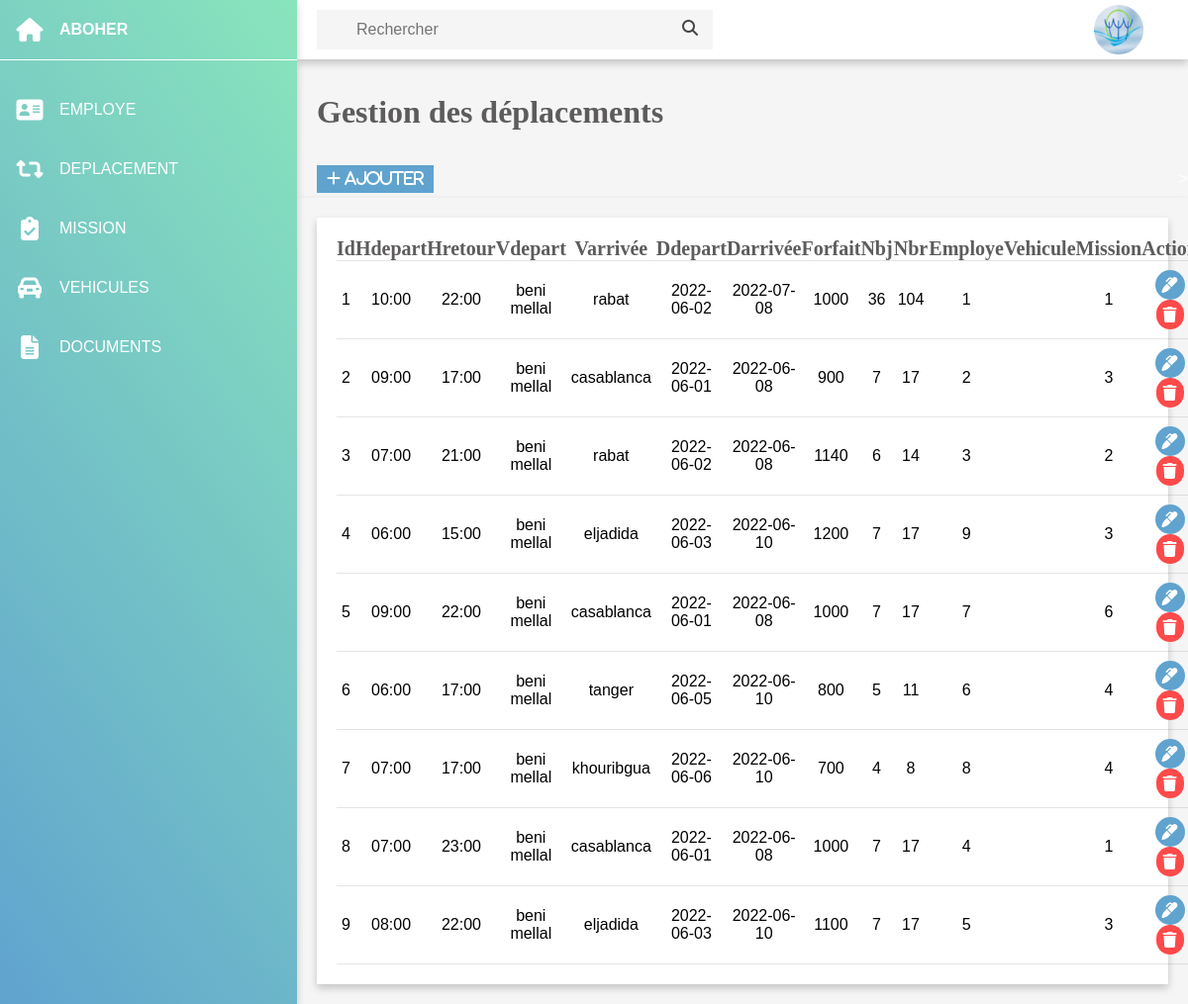
Screenshot of /Application-Gestion-Deplacements/deplacement.php with the database file from the repository.
### tables this page shows
CREATE TABLE IF NOT EXISTS `deplacement` (
  `id_deplacement` int(10) NOT NULL AUTO_INCREMENT,
  `heure_depart` varchar(6) NOT NULL,
  `heure_retour` varchar(6) NOT NULL,
  `ville_depart` varchar(30) NOT NULL,
  `ville_arrivee` varchar(30) NOT NULL,
  `date_depart` date NOT NULL,
  `date_arrivee` date NOT NULL,
  `forfait` int(10) NOT NULL,
  `nb_jours` int(10) DEFAULT NULL,
  `nb_repas` int(10) DEFAULT NULL,
  `id_employe` int(50) NOT NULL,
  `id_mission` int(10) NOT NULL,
  PRIMARY KEY (`id_deplacement`),
  KEY `id_mission` (`id_mission`),
  KEY `id_employe` (`id_employe`)
);

### Application-Gestion-Deplacements/deplacement.php (the view, shortened to what this page needs)
<?php
  require_once ('connect.php');
  $ReadSql = "SELECT * FROM `deplacement` ";
  $res = mysqli_query($con, $ReadSql);
 ?>
<!DOCTYPE html>
<html lang="en">
    <link rel="stylesheet" href="style.css">
</head>
<body>
    <div class="container">
        <div class="sidebar">
            <ul>
                <li>
                    <a href="">
                        <i class="fas fa-home"> </i>
                        <div class="title">ABOHER</div>
                    </a>
                </li>
                <li>
                    <a href="employe.php">
                        <i class="fas fa-address-card"> </i>
                        <div class="title">EMPLOYE</div>
                    </a>
                </li>
                <li>
                    <a href="deplacement.php">
                        <i class="fas fa-retweet"> </i>
                        <div class="title">DEPLACEMENT </div>
                    </a>
                </li>
                <li>
                    <a href="mission.php">
                        <i class="fas fa-clipboard-check"> </i>
                        <div class="title">MISSION </div>
                    </a>
                </li>
                <li>
                    <a href="vehicule.php">
                        <i class="fas fa-car-alt"> </i>
                        <div class="title">VEHICULES </div>
                    </a>
                </li>
                <li>
                    <a href="fichier.php    ">
                        <i class="fas fa-file-alt"></i>
                        <div class="title">DOCUMENTS</div>
                    </a>
                </li>
            </ul>
        </div>
        <div class="main">
            <div class="top-bar">
            <div class="search">
               <form action="searchDeplacement.php">
                <input type="text" name="search" placeholder="Rechercher">
                <label for="search"><i class="fas fa-search"></i></label>
               </form>
            </div>
            <div class="user">
                 <img src="aboher.jpg" alt="">
            </div>
            </div>
            <div class="cards">
            <div class="the"><pre><a href="test.php"style="text-decoration:none;"><h1 >Gestion des déplacements</h1></a></pre></div>
            </div>
            <div class="heading">
                    <a href="addDeplacement.php" class="btnn"> <i class="fas fa-plus">  Ajouter</i></a>>
                    </div>
            <div class="tables">
                <div class="deplacement">
                    <div class="row">
        <div class="col-md-8 mx-auto mt-4">
            <div class="card">
            <div class=" card-body">
            <table class="table">
                <thead>
                    <tr>
                        <th>Id</th>
                        <th>Hdepart</th>
                        <th>Hretour</th>
                        <th>Vdepart</th>
                        <th>Varrivée</th>
                        <th>Ddepart</th>
                        <th>Darrivée</th>
                        <th>Forfait</th>
                        <th>Nbj</th>
                        <th>Nbr</th>
                        <th>Employe</th>
                        <th>Vehicule</th>
                        <th>Mission</th>
                        <th>Action</th>
                    </tr>
                </thead>
                <tbody>
                <?php
                    while($row = $res->fetch_assoc()):
                ?>
                    <tr>
                        <td><?php echo $row['id_deplacement'];?></td>
                        <td><?php echo $row['heure_depart'];?></td>
                        <td><?php echo $row['heure_retour'];?></td>
                        <td><?php echo $row['ville_depart'];?></td>
                        <td><?php echo $row['ville_arrivee'];?></td>
                        <td><?php echo $row['date_depart'];?></td>
                        <td><?php echo $row['date_arrivee'];?></td>
                        <td><?php echo $row['forfait'];?></td>
                        <td><?php
                        $date_arrivee=strtotime($row['date_arrivee']);
                        $date_depart=strtotime($row['date_depart']);
                        $diff=$date_arrivee-$date_depart;
                        $nb_jours=floor($diff/(60*60*24));
                        echo $nb_jours;
                        ?></td>
                        <td><?php
    $heure_depart=strtotime($row['heure_depart']);
    $heure_retour=strtotime($row['heure_retour']);
    $firstDay = 0;
    $lastDay = 0;
    if($heure_depart <1653901200 ){ $firstDay = 3;}
    elseif($heure_depart >1653901200 ){ $firstDay = 2;}
    else $firstDay==0;
    if($heure_retour==1653930000	) $lastDay = 2;
    elseif ($heure_retour==1653948000) $lastDay = 3;
    else $lastDay = 0;
    $nombre_de_repas = $firstDay + $lastDay + (3*($nb_jours - 2));
    echo  $nombre_de_repas;
?>
</td>
                        <td><?php echo $row['id_employe'];?></td>
                        <td><?php echo $row['id_vehicule'];?></td>
                        <td><?php echo $row['id_mission'];?></td>
                        <td><a href="updateDeplacement.php?id_deplacement=<?php echo $row['id_deplacement'];?>"  class="btn-btn-warning btn-xs"><i class="fa fa-marker" title="Modifier"></i></a> <a href="deleteDeplacement.php?id_deplacement=<?php echo $row['id_deplacement'];?>" class="btn-btn-danger btn-xs" title="Supprimer"><i class="fas fa-trash"></i></a></td>
                    </tr>
                <?php
                    endwhile;
                ?>
                </tbody>
            </table>
            </div>
          </div>
        </div>
    </div>
                </div>
            </div>
        </div>
    </div>
</body>
</html>

### Application-Gestion-Deplacements/style.css (style rules this page uses)
* { margin:0; padding: 0; box-sizing: border-box; font-family: 'Poppins',sans-serif; }
body { overflow-x: hidden; }
.container { position: relative; width: 100%; }
.sidebar { position:fixed; width:300px; height: 100%; background:linear-gradient(45deg,#ef4,#47cb ) ; overflow-x: hidden; box-shadow: 0 4px 8px 0 rgba(0,0,0,0.2); z-index: 2; }
.sidebar ul li a { width: 100%; text-decoration: none; height: 60px; color: #fff; display: flex; align-items: center; }
.sidebar ul li:first-child { line-height: 60px; margin-bottom: 20px; font-weight: 600; border-bottom: 1px solid #fff; }
.sidebar ul li a i { min-width: 60px; font-size: 24px; text-align: center; }
.main { position: absolute; width:calc(100% - 300px); min-height: 100vh; left: 300px; background: #f5f5f5; }
.top-bar { position: fixed; height: 60px; width:calc(100% - 300px) ; background: #fff; display: grid; grid-template-columns: 10fr 0.4fr 1fr ; grid-gap:5px; align-items: center ; color: #444; padding: 0 20px; box-shadow: 0 4px 8px 0 rgba(0,0,0,0.2); z-index: 1 ; }
.top-bar .search { position: relative; max-width: 400px; }
.search input { width:100%; min-width: 128px; height: 40px; padding: 0 40px; font-size: 16px; outline: none; border: none; background: #f5f5f5; }
.search i { position: absolute; right:15px; top:10px; }
.user { position: relative; width: 50px; height:50px; cursor: pointer; }
img { position:absolute; width: 100%; height: 100%; top: 0; left: 0; object-fit:cover; }
.cards { margin-top: 60px; width:100%; padding: 35px 20px; display: grid; grid-template-columns: repeat(4, 1fr); grid-gap: 20px ; }
.tables { min-height: 350px; margin-top: 5px; border-collapse: collapse; width: 100%; background:#f5f5f5; padding: 20px; box-shadow: 0 4px 8px 0 rgba(0,0,0,0.2); }
.deplacement { min-height: 350px; background: #fff; padding: 20px; box-shadow: 0 4px 8px 0 rgba(0,0,0,0.2); }
.heading { display: flex; align-items: center; justify-content: space-between; color: #fff; }
table { margin-top:z0px; width:100%; border-collapse: collapse; text-align: center; }
table tr { border-bottom: 1px solid rgba(0,0,0,0.1); }
td { padding: 9px 5px; }
td i { padding: 7px; color:#fff; border-radius: 50px; }
.fa-trash { background: #FE4A4A }
.fa-marker { background: #60A3CF ; }
.sidebar { background:linear-gradient(55deg,#60A3CF, #89E5BC) ; }

### Application-Gestion-Deplacements/deplacement.php (style rules this page uses)
.cards h1 { color:#5D5B5B ; font-family: "Times New Roman", Times,sans-serif; }
.table th { color:#5D5B5B ; font-family: "Times New Roman", Times,sans-serif; font-size:20px; }
.fa-trash { background: #FE4A4A }
.fa-marker { background: #60A3CF ; }
.sidebar { background:linear-gradient(55deg,#60A3CF, #89E5BC) ; }
.btnn { padding: 5px 10px; background: #60A3CF; color: #fff; text-decoration: none; text-align:center; margin-left:20px; }

### rows the page displays
deplacement: id_deplacement "1", heure_depart "10:00", heure_retour "22:00", ville_depart "beni mellal", ville_arrivee "rabat", date_depart "2022-06-02", date_arrivee "2022-07-08", forfait "1000", nb_jours "36", nombre_de_repas "104", id_employe "1", id_mission "1"
deplacement: id_deplacement "2", heure_depart "09:00", heure_retour "17:00", ville_depart "beni mellal", ville_arrivee "casablanca", date_depart "2022-06-01", date_arrivee "2022-06-08", forfait "900", nb_jours "7", nombre_de_repas "17", id_employe "2", id_mission "3"
deplacement: id_deplacement "3", heure_depart "07:00", heure_retour "21:00", ville_depart "beni mellal", ville_arrivee "rabat", date_depart "2022-06-02", date_arrivee "2022-06-08", forfait "1140", nb_jours "6", nombre_de_repas "14", id_employe "3", id_mission "2"
deplacement: id_deplacement "4", heure_depart "06:00", heure_retour "15:00", ville_depart "beni mellal", ville_arrivee "eljadida", date_depart "2022-06-03", date_arrivee "2022-06-10", forfait "1200", nb_jours "7", nombre_de_repas "17", id_employe "9", id_mission "3"
deplacement: id_deplacement "5", heure_depart "09:00", heure_retour "22:00", ville_depart "beni mellal", ville_arrivee "casablanca", date_depart "2022-06-01", date_arrivee "2022-06-08", forfait "1000", nb_jours "7", nombre_de_repas "17", id_employe "7", id_mission "6"
deplacement: id_deplacement "6", heure_depart "06:00", heure_retour "17:00", ville_depart "beni mellal", ville_arrivee "tanger", date_depart "2022-06-05", date_arrivee "2022-06-10", forfait "800", nb_jours "5", nombre_de_repas "11", id_employe "6", id_mission "4"
deplacement: id_deplacement "7", heure_depart "07:00", heure_retour "17:00", ville_depart "beni mellal", ville_arrivee "khouribgua", date_depart "2022-06-06", date_arrivee "2022-06-10", forfait "700", nb_jours "4", nombre_de_repas "8", id_employe "8", id_mission "4"
deplacement: id_deplacement "8", heure_depart "07:00", heure_retour "23:00", ville_depart "beni mellal", ville_arrivee "casablanca", date_depart "2022-06-01", date_arrivee "2022-06-08", forfait "1000", nb_jours "7", nombre_de_repas "17", id_employe "4", id_mission "1"
deplacement: id_deplacement "9", heure_depart "08:00", heure_retour "22:00", ville_depart "beni mellal", ville_arrivee "eljadida", date_depart "2022-06-03", date_arrivee "2022-06-10", forfait "1100", nb_jours "7", nombre_de_repas "17", id_employe "5", id_mission "3"
